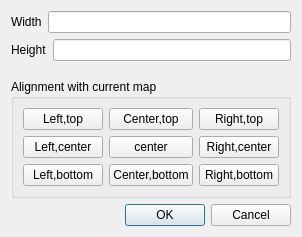
<?xml version="1.0" encoding="UTF-8"?>
<ui version="4.0">
 <class>DialogResizeMap</class>
 <widget class="QDialog" name="DialogResizeMap">
  <property name="geometry">
   <rect>
    <x>0</x>
    <y>0</y>
    <width>300</width>
    <height>237</height>
   </rect>
  </property>
  <property name="windowTitle">
   <string>Resize Map</string>
  </property>
  <property name="windowIcon">
   <iconset resource="resource.qrc">
    <normaloff>:/image/Resize.png</normaloff>:/image/Resize.png</iconset>
  </property>
  <property name="locale">
   <locale language="English" country="UnitedStates"/>
  </property>
  <layout class="QVBoxLayout" name="verticalLayout">
   <item>
    <layout class="QHBoxLayout" name="horizontalLayout">
     <item>
      <widget class="QLabel" name="label">
       <property name="text">
        <string>Width</string>
       </property>
      </widget>
     </item>
     <item>
      <widget class="QLineEdit" name="editWidth"/>
     </item>
    </layout>
   </item>
   <item>
    <layout class="QHBoxLayout" name="horizontalLayout_2">
     <item>
      <widget class="QLabel" name="label_2">
       <property name="text">
        <string>Height</string>
       </property>
      </widget>
     </item>
     <item>
      <widget class="QLineEdit" name="editHeight"/>
     </item>
    </layout>
   </item>
   <item>
    <spacer name="verticalSpacer">
     <property name="orientation">
      <enum>Qt::Vertical</enum>
     </property>
     <property name="sizeHint" stdset="0">
      <size>
       <width>20</width>
       <height>40</height>
      </size>
     </property>
    </spacer>
   </item>
   <item>
    <widget class="QGroupBox" name="groupBox">
     <property name="title">
      <string>Alignment with current map</string>
     </property>
     <layout class="QGridLayout" name="gridLayout">
      <item row="0" column="0">
       <widget class="QPushButton" name="buttonAlign00">
        <property name="text">
         <string>Left,top</string>
        </property>
        <property name="checkable">
         <bool>true</bool>
        </property>
        <property name="autoExclusive">
         <bool>true</bool>
        </property>
        <attribute name="buttonGroup">
         <string notr="true">buttonGroupAlign</string>
        </attribute>
       </widget>
      </item>
      <item row="0" column="1">
       <widget class="QPushButton" name="buttonAlign01">
        <property name="text">
         <string>Center,top</string>
        </property>
        <property name="checkable">
         <bool>true</bool>
        </property>
        <property name="autoExclusive">
         <bool>true</bool>
        </property>
        <attribute name="buttonGroup">
         <string notr="true">buttonGroupAlign</string>
        </attribute>
       </widget>
      </item>
      <item row="0" column="2">
       <widget class="QPushButton" name="buttonAlign02">
        <property name="text">
         <string>Right,top</string>
        </property>
        <property name="checkable">
         <bool>true</bool>
        </property>
        <property name="autoExclusive">
         <bool>true</bool>
        </property>
        <attribute name="buttonGroup">
         <string notr="true">buttonGroupAlign</string>
        </attribute>
       </widget>
      </item>
      <item row="1" column="0">
       <widget class="QPushButton" name="buttonAlign10">
        <property name="text">
         <string>Left,center</string>
        </property>
        <property name="checkable">
         <bool>true</bool>
        </property>
        <property name="autoExclusive">
         <bool>true</bool>
        </property>
        <attribute name="buttonGroup">
         <string notr="true">buttonGroupAlign</string>
        </attribute>
       </widget>
      </item>
      <item row="1" column="1">
       <widget class="QPushButton" name="buttonAlign11">
        <property name="text">
         <string>center</string>
        </property>
        <property name="checkable">
         <bool>true</bool>
        </property>
        <property name="autoExclusive">
         <bool>true</bool>
        </property>
        <attribute name="buttonGroup">
         <string notr="true">buttonGroupAlign</string>
        </attribute>
       </widget>
      </item>
      <item row="1" column="2">
       <widget class="QPushButton" name="buttonAlign12">
        <property name="text">
         <string>Right,center</string>
        </property>
        <property name="checkable">
         <bool>true</bool>
        </property>
        <property name="autoExclusive">
         <bool>true</bool>
        </property>
        <attribute name="buttonGroup">
         <string notr="true">buttonGroupAlign</string>
        </attribute>
       </widget>
      </item>
      <item row="2" column="0">
       <widget class="QPushButton" name="buttonAlign20">
        <property name="text">
         <string>Left,bottom</string>
        </property>
        <property name="checkable">
         <bool>true</bool>
        </property>
        <property name="autoExclusive">
         <bool>true</bool>
        </property>
        <attribute name="buttonGroup">
         <string notr="true">buttonGroupAlign</string>
        </attribute>
       </widget>
      </item>
      <item row="2" column="1">
       <widget class="QPushButton" name="buttonAlign21">
        <property name="text">
         <string>Center,bottom</string>
        </property>
        <property name="checkable">
         <bool>true</bool>
        </property>
        <property name="autoExclusive">
         <bool>true</bool>
        </property>
        <attribute name="buttonGroup">
         <string notr="true">buttonGroupAlign</string>
        </attribute>
       </widget>
      </item>
      <item row="2" column="2">
       <widget class="QPushButton" name="buttonAlign22">
        <property name="text">
         <string>Right,bottom</string>
        </property>
        <property name="checkable">
         <bool>true</bool>
        </property>
        <property name="autoExclusive">
         <bool>true</bool>
        </property>
        <attribute name="buttonGroup">
         <string notr="true">buttonGroupAlign</string>
        </attribute>
       </widget>
      </item>
     </layout>
    </widget>
   </item>
   <item>
    <widget class="QDialogButtonBox" name="buttonBox">
     <property name="orientation">
      <enum>Qt::Horizontal</enum>
     </property>
     <property name="standardButtons">
      <set>QDialogButtonBox::Cancel|QDialogButtonBox::Ok</set>
     </property>
    </widget>
   </item>
  </layout>
 </widget>
 <resources>
  <include location="resource.qrc"/>
 </resources>
 <connections>
  <connection>
   <sender>buttonBox</sender>
   <signal>rejected()</signal>
   <receiver>DialogResizeMap</receiver>
   <slot>reject()</slot>
   <hints>
    <hint type="sourcelabel">
     <x>290</x>
     <y>227</y>
    </hint>
    <hint type="destinationlabel">
     <x>286</x>
     <y>274</y>
    </hint>
   </hints>
  </connection>
 </connections>
 <buttongroups>
  <buttongroup name="buttonGroupAlign"/>
 </buttongroups>
</ui>
